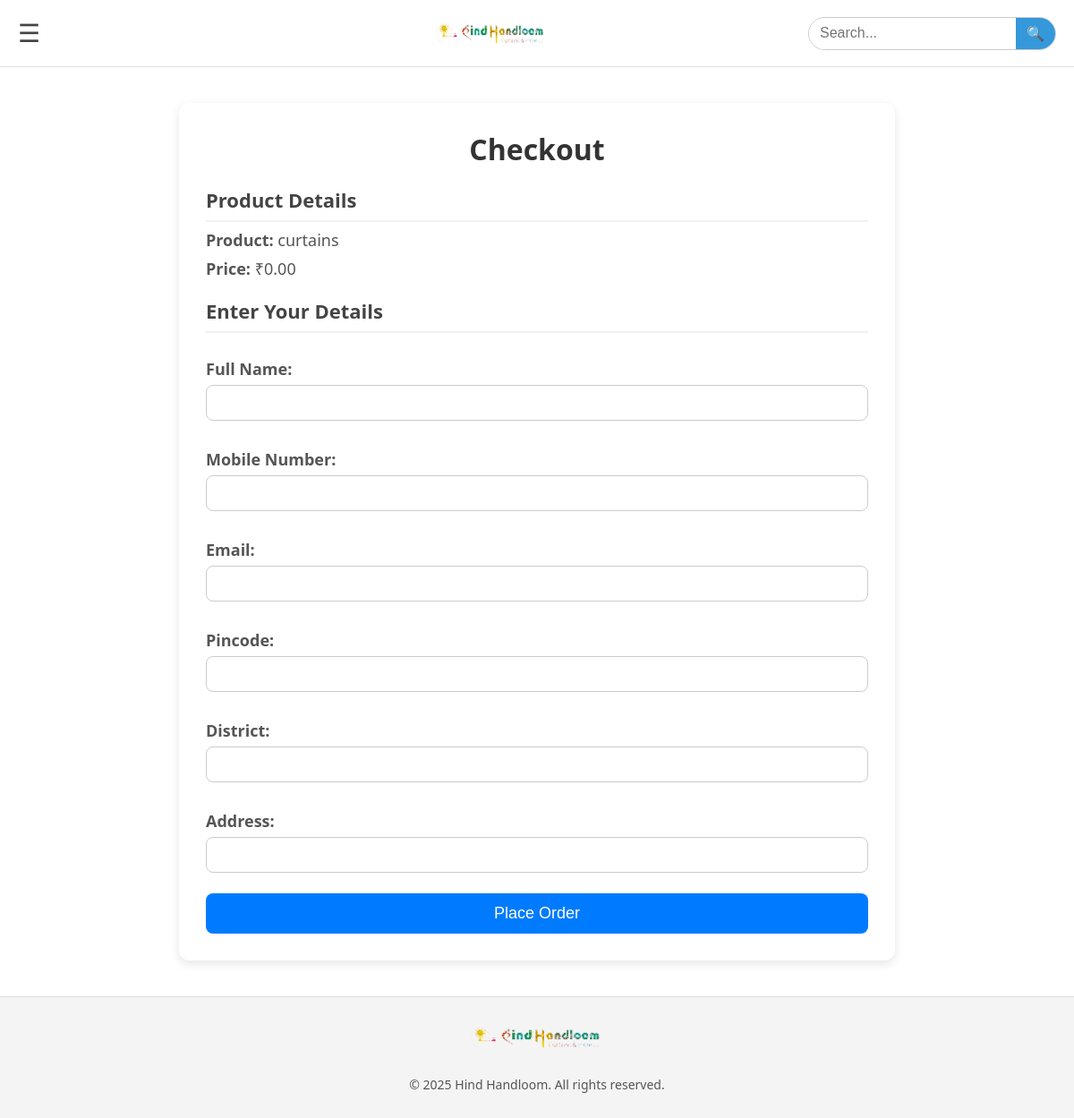
The app's page /checkout_page/5/, older data.
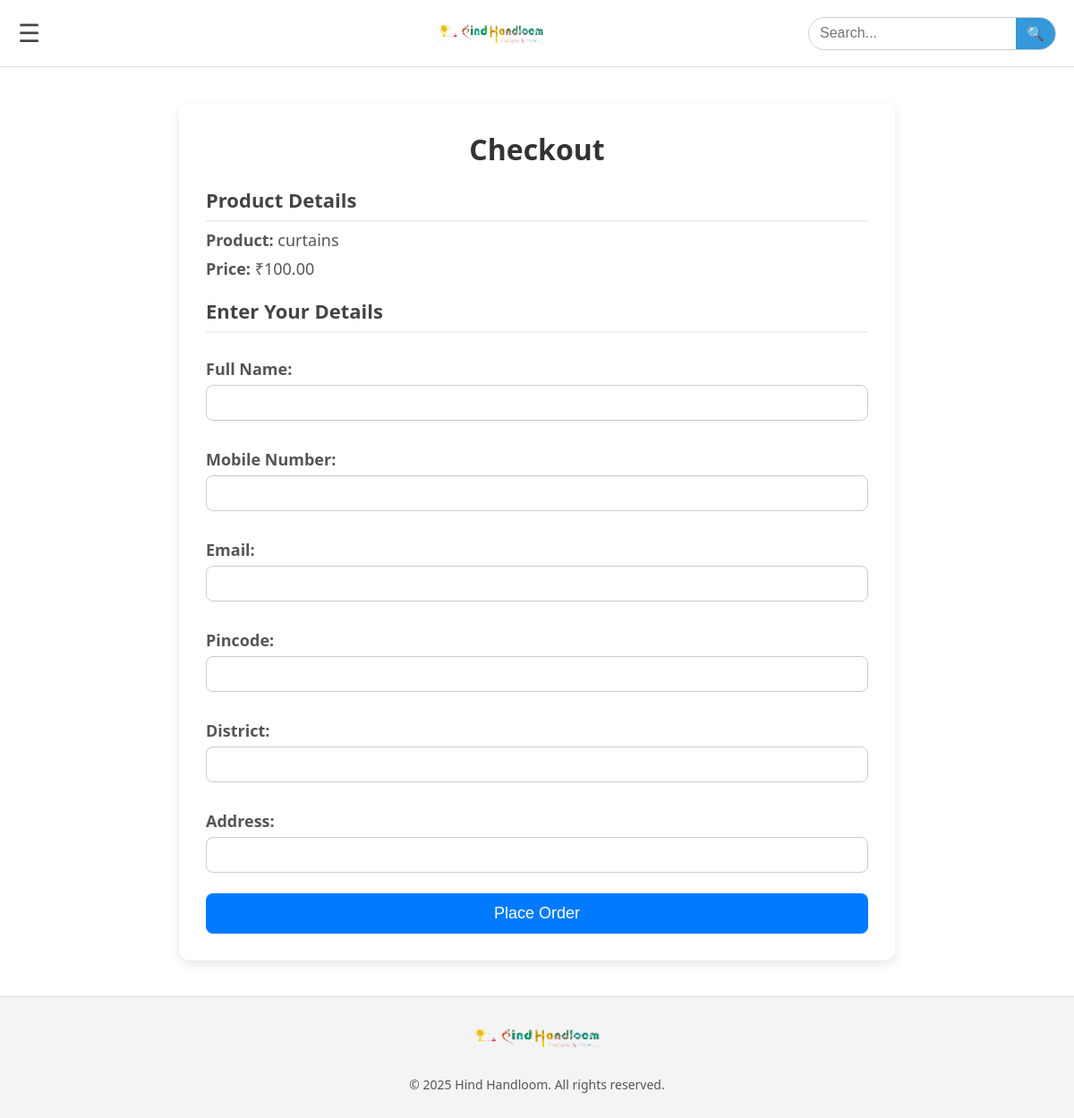
The same page, newer data.
### myapp/models.py (models this page shows, shortened)
class products(models.Model):
    name = models.CharField(max_length=255)
    description = models.TextField(blank=True, null=True)
    price = models.DecimalField(max_digits=10,decimal_places=2)
    color = models.CharField(max_length=25)
    image = models.ImageField(upload_to='product-img/')
    stock = models.IntegerField(default=0)
    category = models.CharField(max_length=100)

### myapp/views.py (the view)
# urls.py: path('checkout_page/<int:product_id>/', views.checkout_page, name='checkout_page'),
def checkout_page(request, product_id):
    product = get_object_or_404(products, id=product_id)
    if request.method == 'POST':
        form = CheckoutForm(request.POST)
        if form.is_valid():
            order = Order(
                product=product,
                name=form.cleaned_data['name'],
                mobile_number=form.cleaned_data['mobile_number'],
                email=form.cleaned_data['email'],
                pincode=form.cleaned_data['pincode'],
                home_district=form.cleaned_data['home_district'],
                address=form.cleaned_data['address'],
            )
            order.save()
            product.stock -= 1
            product.save()
            return redirect('order_confirmation', order_id=order.id)  # Redirect to confirmation page
    else:
        form = CheckoutForm()
    return render(request, 'checkout_page.html', {'form': form, 'product': product})

### myapp/forms.py
class CheckoutForm(forms.Form):
    name = forms.CharField(max_length=100, label="Full Name")
    mobile_number = forms.CharField(max_length=15, label="Mobile Number")
    email = forms.EmailField(max_length=254, label="Email")
    pincode = forms.CharField(max_length=6, label="Pincode")
    home_district = forms.CharField(max_length=100, label="District")
    address = forms.CharField(max_length=300, label="Address")

### myapp/templates/checkout_page.html (shortened to what this page needs)
{% extends 'base.html' %}
{% load static %}
{% block content %}
<div class="main">
    <h2>Checkout</h2>
    <h3>Product Details</h3>
    <p><strong>Product:</strong> {{ product.name }}</p>
    <p><strong>Price:</strong> &#8377;{{ product.price }}</p>
    <h3>Enter Your Details</h3>
    <form method="post" class="form_class">
        {{ form.as_p }}
        <button type="submit" class="button">Place Order</button>
    </form>
</div>
{% endblock %}

Row changes from the older to the newer data that the page shows:
changed products "curtains": price "0.00" → "100.00"
